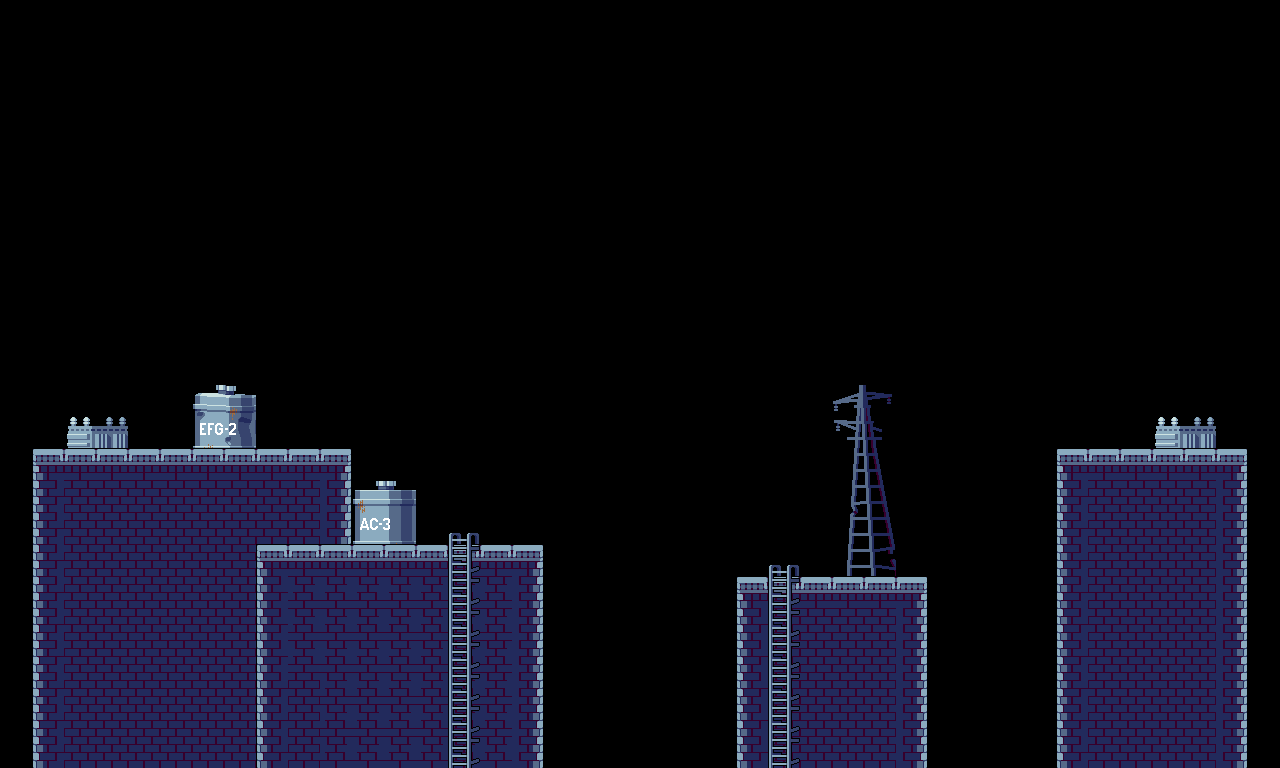

This is a level from a 2D game, rendered from its Tiled map with the project's own tilesets. A one-line summary and the map file follow, with tile-layer data summarised:
An orthogonal 40x24 tile map with 32x32 px tiles, 9 tile layers (building4, building3, building1, building2, ...), 10 tilesets.

<map version="1.10" tiledversion="1.11.2" orientation="orthogonal" renderorder="right-down" width="40" height="24" tilewidth="32" tileheight="32" infinite="0" nextlayerid="15" nextobjectid="1">
 <tileset firstgid="1" source="cityTile.tsx" />
 <tileset firstgid="65" name="25" tilewidth="32" tileheight="32" tilecount="4" columns="2">
  <image source="25.png" width="68" height="77" />
 </tileset>
 <tileset firstgid="69" source="24.tsx" />
 <tileset firstgid="73" source="4.tsx" />
 <tileset firstgid="85" source="3.tsx" />
 <tileset firstgid="91" source="26.tsx" />
 <tileset firstgid="93" name="Ladder3" tilewidth="32" tileheight="32" tilecount="1" columns="1">
  <image source="Ladder3.png" width="32" height="32" />
 </tileset>
 <tileset firstgid="94" source="Ladder2.tsx" />
 <tileset firstgid="95" source="Box1.tsx" />
 <tileset firstgid="96" source="Box3.tsx" />
 <layer id="6" name="building4" width="40" height="24">
  <data>[960 cells, 54 non-empty, 3 distinct tile ids]</data>
 </layer>
 <layer id="5" name="building3" width="40" height="24">
  <data>[960 cells, 30 non-empty, 3 distinct tile ids]</data>
 </layer>
 <layer id="3" name="building1" width="40" height="24">
  <data>[960 cells, 90 non-empty, 3 distinct tile ids]</data>
 </layer>
 <layer id="4" name="building2" width="40" height="24">
  <data>[960 cells, 54 non-empty, 4 distinct tile ids]</data>
 </layer>
 <layer id="8" name="platform4" width="40" height="24">
  <data>[960 cells, 6 non-empty, 3 distinct tile ids]</data>
 </layer>
 <layer id="11" name="platform3" width="40" height="24">
  <data>[960 cells, 6 non-empty, 3 distinct tile ids]</data>
 </layer>
 <layer id="2" name="platform2" width="40" height="24">
  <data>[960 cells, 9 non-empty, 3 distinct tile ids]</data>
 </layer>
 <layer id="9" name="platform1" width="40" height="24">
  <data>[960 cells, 10 non-empty, 3 distinct tile ids]</data>
 </layer>
 <layer id="14" name="decorations" width="40" height="24">
  <data>[960 cells, 39 non-empty, 24 distinct tile ids]</data>
 </layer>
</map>
